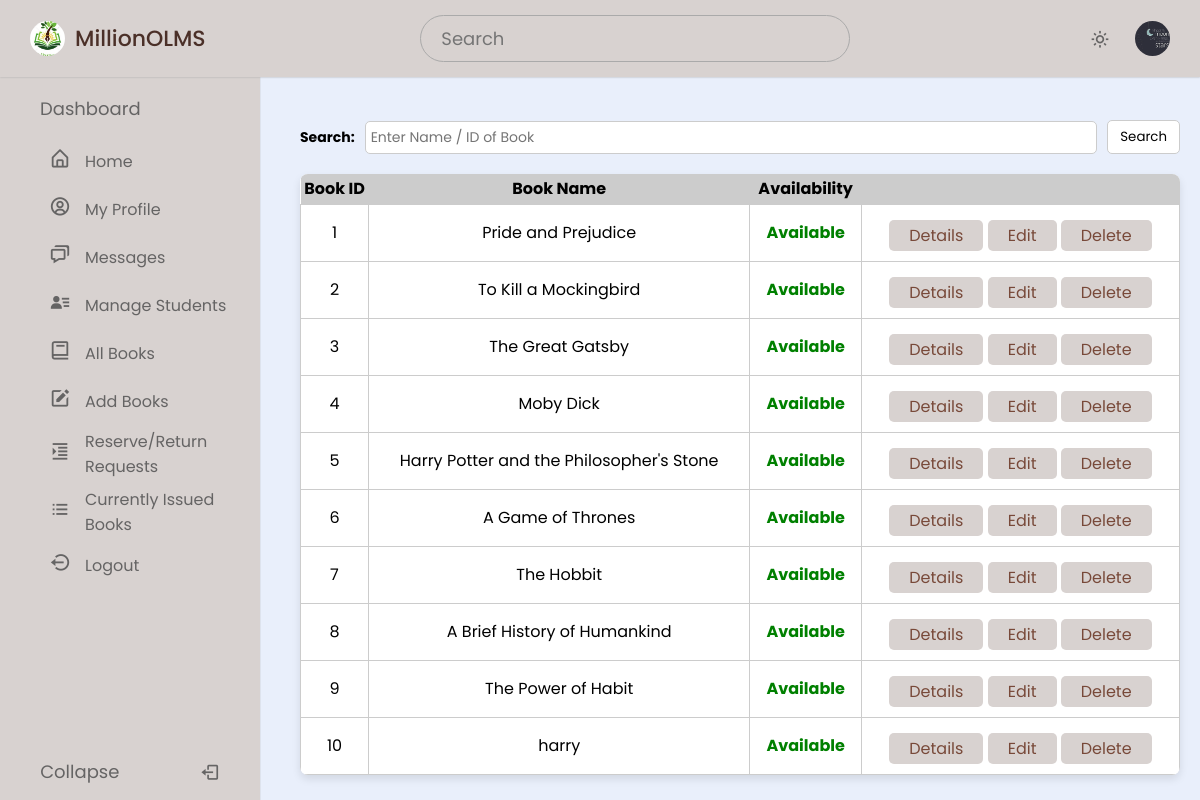
The page /admin/admin_allBooks.php (signed in) on the database its author committed.
### tables this page shows
CREATE TABLE `user` (
  `RollNo` varchar(50) NOT NULL,
  `Name` varchar(250) DEFAULT NULL,
  `Type` varchar(20) DEFAULT NULL,
  `Category` varchar(50) DEFAULT NULL,
  `EmailId` varchar(250) DEFAULT NULL,
  `MobNo` bigint DEFAULT NULL,
  `Password` varchar(250) DEFAULT NULL,
  `ProfilePicture` varchar(255) DEFAULT NULL
);

CREATE TABLE `book` (
  `BookId` int NOT NULL,
  `Title` varchar(50) DEFAULT NULL,
  `Publisher` varchar(50) DEFAULT NULL,
  `Year` varchar(50) DEFAULT NULL,
  `Availability` int DEFAULT NULL
);

### admin/admin_allBooks.php (the view, shortened to what this page needs)
<?php
require('dbconn.php');
$rollno = $_SESSION['RollNo'];
$userQuery = "SELECT * FROM olms.user WHERE RollNo=?";
$userStmt = $conn->prepare($userQuery);
$userStmt->bind_param("s", $rollno);
$userStmt->execute();
$userResult = $userStmt->get_result();
if ($userResult && $userResult->num_rows > 0) {
  $userRow = $userResult->fetch_assoc();
  $ProfilePicture = !empty($userRow['ProfilePicture']) ? $userRow['ProfilePicture'] : 'images/profile.jpg';
} else {
  $ProfilePicture = 'images/profile.jpg';
}
?>
<!DOCTYPE html>
<html lang="en">
<head>
  <link href="https://unpkg.com/boxicons@latest/css/boxicons.min.css" rel="stylesheet" />
  <link rel="stylesheet" href="style.css" />
</head>
<body>
  <nav class="navbar">
    <div class="logo_item">
      <img src="images/logo.jpg" alt="">MillionOLMS
    </div>
    <div class="search_bar">
      <input type="text" placeholder="Search" />
    </div>
    <div class="navbar_content">
      <i class='bx bx-sun' id="darkLight"></i>
      <img src="<?php echo ($ProfilePicture); ?>" alt="Profile Picture" class="profile" />
    </div>
  </nav>
  <nav class="sidebar">
    <div class="menu_content">
      <ul class="menu_items">
        <div class="menu_title menu_dahsboard"></div>
        <li class="item">
          <a href="home.php" class="nav_link submenu_item">
            <span class="navlink_icon">
              <i class="bx bx-home-alt"></i>
            </span>
            <span class="navlink">Home</span>
          </a>
        </li>
        <li class="item">
          <a href="profile.php" class="nav_link submenu_item">
            <span class="navlink_icon">
              <i class='bx bx-user-circle'></i>
            </span>
            <span class="navlink">My Profile</span>
          </a>
        </li>
        <li class="item">
          <a href="message.php" class="nav_link submenu_item">
            <span class="navlink_icon">
              <i class='bx bx-chat'></i>
            </span>
            <span class="navlink">Messages</span>
          </a>
        </li>
        <li class="item">
          <a href="admin_manageStud.php" class="nav_link submenu_item">
            <span class="navlink_icon">
              <i class='bx bxs-user-detail'></i>
            </span>
            <span class="navlink">Manage Students</span>
          </a>
        </li>
        <li class="item">
          <a href="admin_allBooks.php" class="nav_link submenu_item">
            <span class="navlink_icon">
              <i class='bx bx-book'></i>
            </span>
            <span class="navlink">All Books</span>
          </a>
        </li>
        <li class="item">
          <a href="addBook.php" class="nav_link submenu_item">
            <span class="navlink_icon">
              <i class='bx bxs-edit'></i>
            </span>
            <span class="navlink">Add Books</span>
          </a>
        </li>
        <li class="item">
          <a href="#" class="nav_link submenu_item">
            <span class="navlink_icon">
              <i class='bx bx-right-indent'></i>
            </span>
            <span class="navlink">Reserve/Return<br>Requests</span>
          </a>
        </li>
        <li class="item">
          <a href="#" class="nav_link submenu_item">
            <span class="navlink_icon">
              <i class='bx bx-list-ul'></i>
            </span>
            <span class="navlink">Currently Issued<br>Books</span>
          </a>
        </li>
        <li class="item">
          <a href="logout.php" class="nav_link submenu_item">
            <span class="navlink_icon">
              <i class='bx bx-log-out-circle'></i>
            </span>
            <span class="navlink">Logout</span>
          </a>
        </li>
      </ul>
      <div class="bottom_content">
        <div class="bottom expand_sidebar">
          <span> Expand</span>
        </div>
        <div class="bottom collapse_sidebar">
          <span> Collapse</span>
          <i class='bx bx-log-out'></i>
        </div>
      </div>
    </div>
  </nav>
  <main class="main-content">
    <form method="POST" action="">
      <div class="search-bar">
        <label for="search">Search:</label>
        <input type="text" id="search" name="title" placeholder="Enter Name / ID of Book">
        <button type="submit" name="submit">Search</button>
      </div>
    </form>
    <?php
    if (isset($_POST['submit'])) {
      $s = $_POST['title'];
      $sql = "SELECT * FROM olms.book WHERE BookId='$s' OR Title LIKE '%$s%'";
    } else {
      $sql = "SELECT * FROM olms.book ORDER BY BookId ASC";
    }
    $result = $conn->query($sql);
    $rowcount = mysqli_num_rows($result);
    if (!$rowcount) {
      echo "<br><center><h2><b><i>No Results</i></b></h2></center>";
    } else {
      ?>
      <table>
        <thead>
          <tr>
            <th>Book ID</th>
            <th>Book Name</th>
            <th>Availability</th>
            <th> </th>
          </tr>
        </thead>
        <tbody>
          <?php
          while ($row = $result->fetch_assoc()) {
            $bookid = $row['BookId'];
            $name = $row['Title'];
            $avail = $row['Availability'];
            ?>
            <tr>
              <td><?php echo $bookid ?></td>
              <td><?php echo $name ?></td>
              <td><b><?php
              if ($avail > 0)
                echo "<font color=\"green\">Available</font>";
              else
                echo "<font color=\"red\">Not Available</font>";
              ?></b></td>
              <td>
                <center>
                  <a href="books_details.php?BookId=<?php echo $bookid; ?>" class="table_btn">Details</a>
                  <a href="editBook.php?BookId=<?php echo $bookid; ?>" class="table_btn">Edit</a>
                  <a href="javascript:void(0);" class="table_btn" onclick="confirmDelete(<?php echo $bookid; ?>)">Delete</a>
                </center>
              </td>
            </tr>
          <?php }
    } ?>
      </tbody>
    </table>
  </main>
</body>
</html>

### admin/style.css (style rules this page uses)
* { margin: 0; padding: 0; box-sizing: border-box; font-family: "Poppins", sans-serif; }
:root { --light-brown-color: #D8D2D0; --dark-brown-color: #4b3028; --grey-color: #656464; --light-grey-color: #aaa; }
body { background-color: #E9EFFB; transition: all 0.5s ease; }
.navbar { position: fixed; top: 0; width: 100%; left: 0; background-color: var(--light-brown-color); display: flex; align-items: center; justify-content: space-between; padding: 15px 30px; z-index: 1000; box-shadow: 0 0 2px var(--light-grey-color); }
.logo_item { display: flex; align-items: center; column-gap: 10px; font-size: 22px; font-weight: 500; color: var(--dark-brown-color); }
.navbar img { width: 35px; height: 35px; object-fit: cover; border-radius: 50%; }
.search_bar { height: 47px; max-width: 430px; width: 100%; }
.search_bar input { height: 100%; width: 100%; border-radius: 25px; font-size: 18px; outline: none; background-color: var(--light-brown-color); color: var(--grey-color); border: 1px solid var(--light-grey-color); padding: 0 20px; }
.navbar_content { display: flex; align-items: center; column-gap: 25px; }
.navbar_content i { cursor: pointer; font-size: 20px; color: var(--grey-color); }
.sidebar { background-color: var(--light-brown-color); width: 260px; position: fixed; top: 0; left: 0; height: 100%; padding: 80px 20px; z-index: 100; overflow-y: scroll; box-shadow: 0 0 1px var(--light-grey-color); transition: all 0.5s ease; }
.menu_content { position: relative; }
.menu_title { margin: 15px 0; padding: 0 20px; font-size: 18px; }
.menu_title::before { color: var(--grey-color); white-space: nowrap; }
.menu_dahsboard::before { content: "Dashboard"; }
.menu_items { padding: 0; list-style: none; }
.navlink_icon { position: relative; font-size: 22px; min-width: 50px; line-height: 40px; display: inline-block; text-align: center; border-radius: 6px; }
.navlink_icon::before { content: ""; position: absolute; height: 100%; width: calc(100% + 100px); left: -20px; }
.sidebar .nav_link { display: flex; align-items: center; width: 100%; padding: 4px 15px; border-radius: 8px; text-decoration: none; color: var(--grey-color); white-space: nowrap; }
.submenu_item { cursor: pointer; }
.bottom_content { position: fixed; bottom: 60px; left: 0; width: 260px; cursor: pointer; transition: all 0.5s ease; }
.bottom { position: absolute; display: flex; align-items: center; left: 0; justify-content: space-around; padding: 18px 0; text-align: center; width: 100%; color: var(--grey-color); border-top: 1px solid var(--grey-color-light); background-color: var(--light-brown-color); }
.bottom i { font-size: 20px; }
.bottom span { font-size: 18px; }
form { display: flex; flex-direction: column; gap: 15px; }
label { font-size: 14px; font-weight: bold; }
input { padding: 8px; font-size: 14px; border: 1px solid #ccc; border-radius: 4px; }
.main-content { grid-area: main; padding: 20px; margin: 80px 0 0 280px; }
.search-bar { display: flex; align-items: center; margin-top: 20px; }
.search-bar label { margin-right: 10px; font-weight: bold; }
.search-bar input { padding: 5px; margin-right: 10px; flex-grow: 1; border: 1px solid #ccc; border-radius: 5px; }
.search-bar button { padding: 6px 12px; border: 1px solid #ccc; border-radius: 5px; background-color: #fff; cursor: pointer; }
table { width: 100%; border-collapse: collapse; background-color: #fff; border-radius: 8px; box-shadow: 0 4px 8px rgba(0, 0, 0, 0.1); overflow: hidden; margin-top: 20px; }
table th40px, table td { border: 1px solid #ccc; padding: 10px; text-align: center; }
table th { background-color: #f0f0f0; height: 30px; background-color: #ccc; }
.table_btn { display: inline-block; padding: 3px 20px; font-size: 16px; color: #784939; background-color: #d8d2d0; border: none; border-radius: 5px; text-decoration: none; transition: background-color 0.3s; margin-top: 5px; }

### rows shown on the page
user: ProfilePicture (picture)
book: BookId "1", Title "Pride and Prejudice", Availability "Available"
book: BookId "2", Title "To Kill a Mockingbird", Availability "Available"
book: BookId "3", Title "The Great Gatsby", Availability "Available"
book: BookId "4", Title "Moby Dick", Availability "Available"
book: BookId "5", Title "Harry Potter and the Philosopher's Stone", Availability "Available"
book: BookId "6", Title "A Game of Thrones", Availability "Available"
book: BookId "7", Title "The Hobbit", Availability "Available"
book: BookId "8", Title "A Brief History of Humankind", Availability "Available"
book: BookId "9", Title "The Power of Habit", Availability "Available"
book: BookId "10", Title "harry", Availability "Available"
